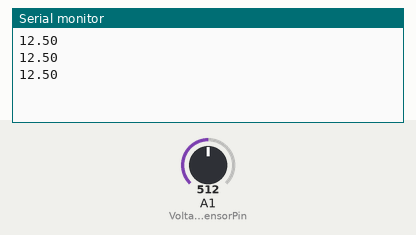
This sketch was run on a simulated Arduino Uno, built with avr-gcc and run on an emulated ATmega328P. Parts: the last lines printed to the serial monitor. The inputs (shaded band) are chosen by the test bench; at power-on: A1 (VoltageSensorPin) = 512.

Above: at 1.3 s.
1.4 s: A1 (VoltageSensorPin) set to 716
At 1.9 s:
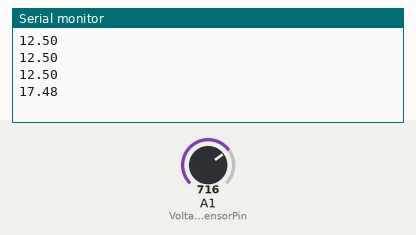
2.9 s: A1 (VoltageSensorPin) set to 900
At 3.4 s:
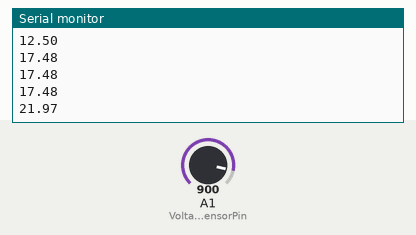
Timing chart, 0 to 5.9 s (numbered marks = the images above; inputs shaded):
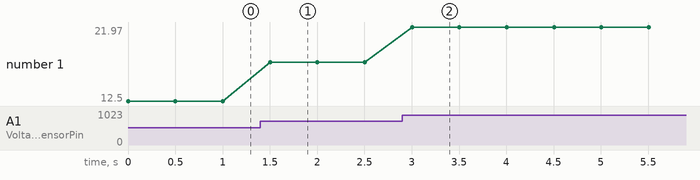

Measured:
- after the input at 1.4 s, the serial monitor: prints a new line after 0.10 s (image 1)
- after the input at 2.9 s, the serial monitor: prints a new line after 0.10 s (image 2)
- plotted number 1: 12.5 → 17.48 after the input at 1.4 s, 17.48 → 21.97 after the input at 2.9 s

The sketch:

sketch_sep3a_voltage.ino
```cpp
#define AREF 5.0
#define VoltageSensorPin A1
void setup()
{
  Serial.begin(115200);
  pinMode(VoltageSensorPin,INPUT);
}
void loop()
{
  float voltage;
  voltage = analogRead(VoltageSensorPin)/1024.0*(float)AREF*5.0;
  Serial.println(voltage,2);
  delay(500);
}
```
